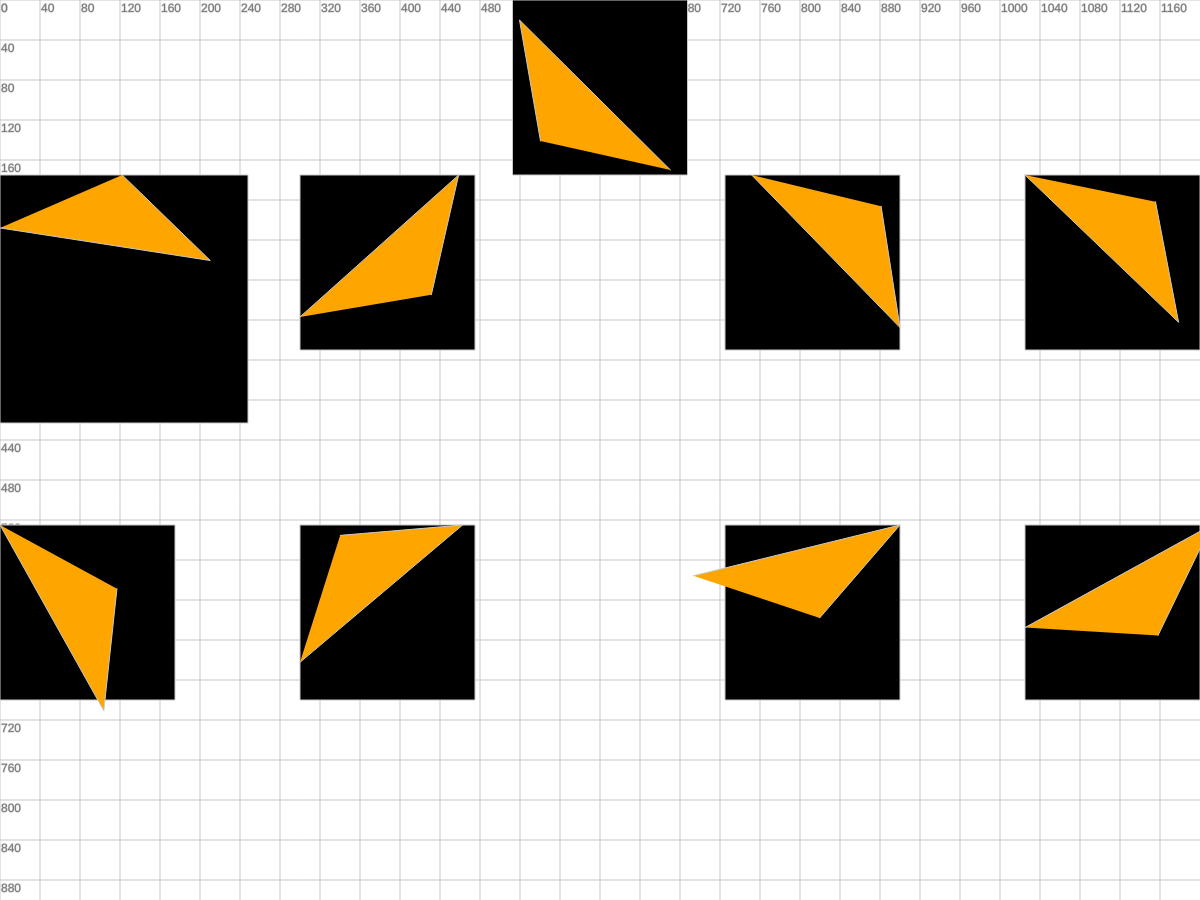
Frame 1 (no input)
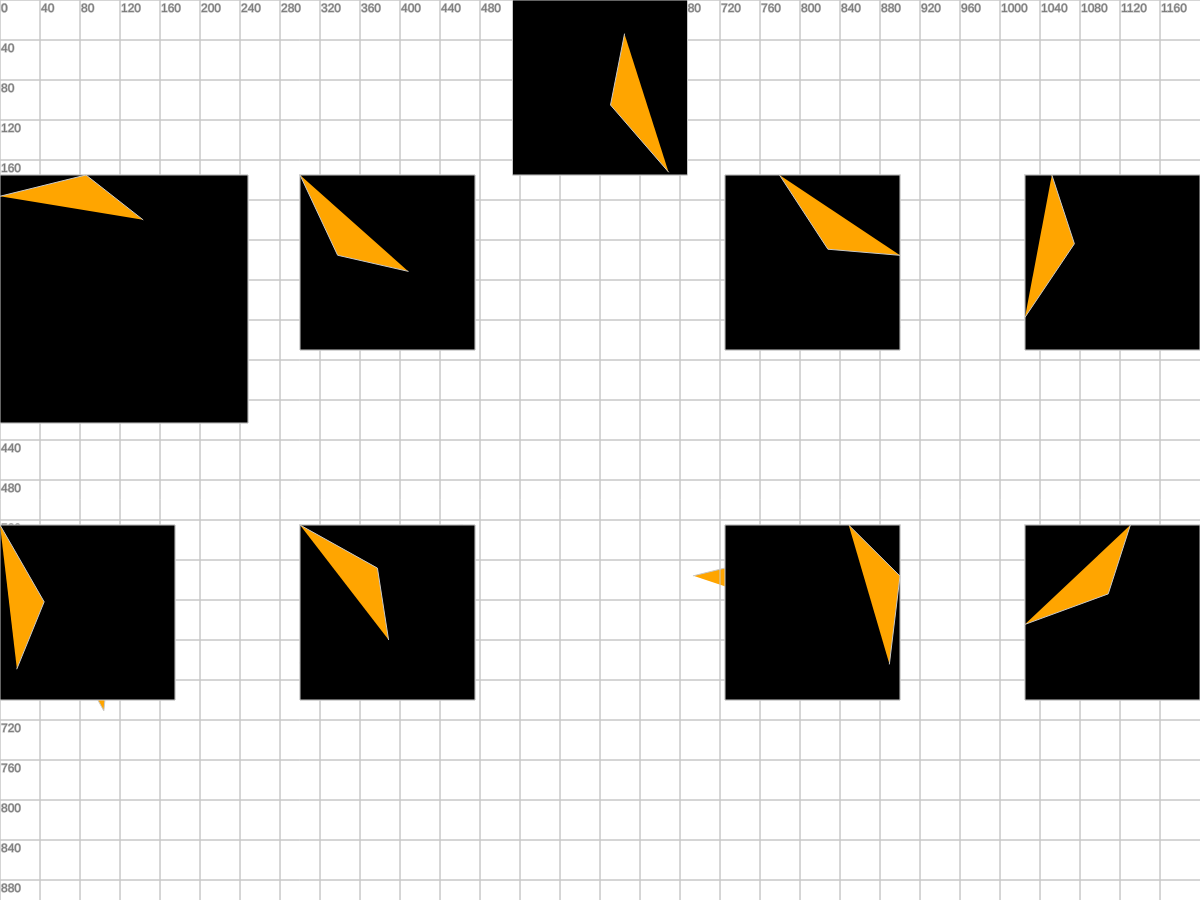
Frame 2 (the mouse pressed at the canvas centre, redrawn once)

The p5.js sketch that drew these frames (run headless with seeded random() and noise() and a simulated clock; the mouse was pressed at the canvas centre and the sketch redrawn once):

// p5.js sketch
// ── sketch.js
var canvas;
var wide_half = (window.innerWidth / 2) - 87.5; // Half screen width minus half 175 (range values for shape; chosen to center shape)
var wide_quarter = (window.innerWidth / 4); 

var wide = window.innerWidth;
var high = window.innerHeight;

function setup() {
  canvas = createCanvas(wide, high);
  canvas.position(0, 100);
}


/*
var randX1 = random(300, 600); // rand only works within p5.js functions
var randY1 = random(300, 600);
var randX2 = random(300, 600);
var randY2 = random(300, 600);
var randX3 = random(300, 600);
var randY3 = random(300, 600);
var randX4 = random(300, 600);
var randY4 = random(300, 600);*/

function calc_coords(min, max) {
  min = Math.ceil(min);
  max = Math.floor(max);
  return Math.floor(Math.random() * (max - min + 1)) + min;
}

function num_coords() {
  var coords = calc_vertices(0, 175);
  return coords;
}

// Random X coordinates...

function X1() {
  var randX1 = num_coords();
  return randX1;
} 
function X2() {
  var randX2 = num_coords();
  return randX2;
} 
function X3() {
  var randX3 = num_coords();
  return randX3;
}
function X4() {
  var randX4 = num_coords();
  return randX4;
}
function X5() {
  var randX5 = num_coords();
  return randX5;
}
function X6() {
  var randX6 = num_coords();
  return randX6;
}
function X7() {
  var randX7 = num_coords();
  return randX7;
}
function X8() {
  var randX8 = num_coords();
  return randX8;
}

// Random Y coordinates...

function Y1() {
  var randY1 = num_coords();
  return randY1;
}
function Y2() {
  var randY2 = num_coords();
  return randY2;
}
function Y3() {
  var randY3 = num_coords();
  return randY3;
}
function Y4() {
  var randY4 = num_coords();
  return randY4;
}
function Y5() {
  var randY5 = num_coords();
  return randY5;
}
function Y6() {
  var randY6 = num_coords();
  return randY6;
}
function Y7() {
  var randY7 = num_coords();
  return randY7;
}
function Y8() {
  var randY8 = num_coords();
  return randY8;
}

function calc_vertices(min, max) {
  min = Math.ceil(min);
  max = Math.floor(max);
  return Math.floor(Math.random() * (max - min + 1)) + min;
}

function num_vertices() {
  var vertices = calc_vertices(3, 8);
  return vertices;
}

// Instructions for drawn shapes...

function drawGrid() {
  stroke(200);
  fill(120);
  for (var x = -width; x < width; x += 40) {
    line(x, -height, x, height);
    text(x, x + 1, 12);
  }
  for (var y = -height; y < height; y += 40) {
    line(-width, y, width, y);
    text(y, 1, y + 12);
  }
}


function draw() {
  noLoop();
  drawGrid();

  // Original Shape's Outline...
  // 175^2 + 175^2 = X, sqrt(X) = ~248
  beginShape();
  //background(5);
  vertex(wide_half, 0);
  vertex(wide_half, 175);
  vertex(wide_half + 175, 175);
  vertex(wide_half + 175, 0);
  vertex(wide_half, 0);
  fill('black');
  //vertex(randX4, randY4);
  endShape();

  // Eight Comparison Shape Outlines...

  // Shape #1
  beginShape();
  //background(5);
  vertex(0, 175);
  vertex(0, 175+248);
  vertex(248, 175+248);
  vertex(248, 175);
  vertex(0, 175);
  fill('black');
  //vertex(randX4, randY4);
  endShape();
  
  // Shape #2
  beginShape();
  //background(5);
  vertex(0, 525);
  vertex(0, 700);
  vertex(175, 700);
  vertex(175, 525);
  vertex(0, 525);
  fill('black');
  //vertex(randX4, randY4);
  endShape();

  // Shape #3
  beginShape();
  //background(5);
  vertex(0 + wide_quarter, 175);
  vertex(0 + wide_quarter, 350);
  vertex(175 + wide_quarter, 350);
  vertex(175 + wide_quarter, 175);
  vertex(0 + wide_quarter, 175);


  fill('black');
  //vertex(randX4, randY4);
  endShape();

  // Shape #4
  beginShape();
  //background(5);
  vertex(0 + wide_quarter, 525);
  vertex(0 + wide_quarter, 700);
  vertex(175 + wide_quarter, 700);
  vertex(175 + wide_quarter, 525);
  vertex(0 + wide_quarter, 525);
  fill('black');
  //vertex(randX4, randY4);
  endShape();

  // Shape #5
  beginShape();
  //background(5);
  vertex(wide - wide_quarter, 175);
  vertex(wide - wide_quarter, 350);
  vertex(wide - wide_quarter - 175, 350);
  vertex(wide - wide_quarter - 175, 175);
  vertex(wide - wide_quarter, 175);
  fill('black');
  //vertex(randX4, randY4);
  endShape();

  // Shape #6
  beginShape();
  //background(5);
  vertex(wide - wide_quarter, 525);
  vertex(wide - wide_quarter, 700);
  vertex(wide - wide_quarter - 175, 700);
  vertex(wide - wide_quarter - 175, 525);
  vertex(wide - wide_quarter, 525);
  fill('black');
  //vertex(randX4, randY4);
  endShape();

  // Shape #7
  beginShape();
  //background(5);
  vertex(0 + (wide - 175), 175);
  vertex(0 + (wide - 175), 350);
  vertex(175 + (wide - 175), 350);
  vertex(175 + (wide - 175), 175);
  vertex(0 + (wide - 175), 175);
  fill('black');
  //vertex(randX4, randY4);
  endShape();

  // Shape #8
  beginShape();
  //background(5);
  vertex(0 + (wide - 175), 525);
  vertex(0 + (wide - 175), 700);
  vertex(175 + (wide - 175), 700);
  vertex(175 + (wide - 175), 525);
  vertex(0 + (wide - 175), 525);
  fill('black');
  //vertex(randX4, randY4);
  endShape();;

  //var vertices = num_vertices();
  var vertices = 3;
  if (vertices == 3) {
    var randX1 = X1();
    var randY1 = Y1();
    var randX2 = X2();
    var randY2 = Y2();
    var randX3 = X3();
    var randY3 = Y3();
    /*
    var randX4 = random(300, 600);
    var randY4 = random(300, 600);*/
    beginShape();
    //background(5);
    vertex(randX1 + wide_half, randY1);
    vertex(randX2 + wide_half, randY2);
    vertex(randX3 + wide_half, randY3);
    //vertex(randX4, randY4);
    fill('orange');
    endShape();
    
    // (If a 3 vertice shape is randomly selected)
    // The shape is duplicated 8 times, plus rotation or reflection effects (randomly selected)...
    for (let num = 0; num < 8; num++) {
      if (num == 0) {


        let test = calc_coords(1, 359);
        console.log("test is:", test);
        //for (let test = 0; test < 361; test++) {
        beginShape();
        var degree = radians(test);
        var X1_new = (randX1 * cos(degree)) - ((randY1) * sin(degree));
        var X2_new = (randX2 * cos(degree)) - ((randY2) * sin(degree));
        var X3_new = (randX3 * cos(degree)) - ((randY3) * sin(degree));

        var Y1_new = (randX1 * sin(degree)) + ((randY1) * cos(degree));
        var Y2_new = (randX2 * sin(degree)) + ((randY2) * cos(degree));
        var Y3_new = (randX3 * sin(degree)) + ((randY3) * cos(degree));

        var reflect = calc_coords(0, 1); // Random variable used to determine if shape will be reflected or not

        if (reflect == 1) { // Reflect shape if reflect value == 1
          X1_new *= -1;
          X2_new *= -1;
          X3_new *= -1;
        } else { // Do not reflect shape if reflect value == 0
          // 
        }
        console.log("reflect is: ", reflect);

        const arr_new_X = [X1_new, X2_new, X3_new];
        const arr_new_Y = [Y1_new, Y2_new, Y3_new];


        /*
        var X1_abs = abs(0 - X1_new); // Takes absolute value of distance from zero.
        var X2_abs = abs(0 - X2_new);
        var X3_abs = abs(0 - X3_new);

        console.log("X1_new: ", X1_new, " X1_abs: ", X1_abs);
        console.log("X1_new: ", X2_new, " X1_abs: ", X2_abs);
        console.log("X1_new: ", X3_new, " X1_abs: ", X3_abs);
        
        */
        console.log("X1_new: ", X1_new);
        console.log("X2_new: ", X2_new);
        console.log("X3_new: ", X3_new);

        console.log("Y1_new: ", Y1_new);
        console.log("Y2_new: ", Y2_new);
        console.log("Y3_new: ", Y3_new);

        //const arr_abs = [X1_abs, X2_abs, X3_abs];
        //const min = Math.min(...arr_abs);
        const min_X = Math.min(...arr_new_X);
        const min_Y = Math.min(...arr_new_Y);

        var vertice_add_X; // Number to add to vertices to match origin's x value. 
        var vertice_add_Y; // Number to add to vertices to match origin's y value. 

        // added line:
        vertice_add_X = min_X;
        vertice_add_Y = min_Y;

        /*
        for (let i = 0; i < arr_new.length; i++) {
          if ((arr_abs[i]) == min) {
            if (arr_new[i] < 0) {
              vertice_add = min * -1;
            } else if (arr_new[i] > 0) {
              vertice_add = min * 1;
            } else if (arr_new[i] == 0) {
              vertice_add = min * 0;
            } break; // Exit for loop. 
          }
        } */

        console.log("vertice_add_X: ", vertice_add_X);
        console.log("vertice_add_Y: ", vertice_add_Y);

        /*
        X1_new = abs(X1_new - vertice_add);
        X2_new = abs(X2_new - vertice_add);
        X3_new = abs(X3_new - vertice_add);
        */

        X1_new = (X1_new - vertice_add_X);
        X2_new = (X2_new - vertice_add_X);
        X3_new = (X3_new - vertice_add_X);

        Y1_new = (Y1_new - vertice_add_Y);
        Y2_new = (Y2_new - vertice_add_Y);
        Y3_new = (Y3_new - vertice_add_Y);

        vertex(X1_new, Y1_new + 175); console.log(X1_new); console.log(Y1_new);
        vertex(X2_new, Y2_new + 175); console.log(X2_new); console.log(Y2_new);
        vertex(X3_new, Y3_new + 175); console.log(X3_new); console.log(Y3_new);
        // Makes vertices at origin, then pushes Y values to center of box. 
        endShape();

        console.log("Y values: ", Y1_new, Y2_new, Y3_new);
/*
        


/*
        vertex(randX1, randY1 + 175);
        vertex(randX2, randY2 + 175);
        vertex(randX3, randY3 + 175);
        endShape();
        
  */
      } else if (num == 1) { // Shape number 1
        /*
        beginShape();
        vertex(randX1, randY1 + 525);
        vertex(randX2, randY2 + 525);
        vertex(randX3, randY3 + 525);
        endShape();
        */
        //x * sin(degree) + y * cos(degree)
        
      
        let test = calc_coords(1, 359);
        console.log("test is:", test);
        //for (let test = 0; test < 361; test++) {
        beginShape();
        var degree = radians(test);
        var X1_new = (randX1 * cos(degree)) - ((randY1) * sin(degree));
        var X2_new = (randX2 * cos(degree)) - ((randY2) * sin(degree));
        var X3_new = (randX3 * cos(degree)) - ((randY3) * sin(degree));

        var Y1_new = (randX1 * sin(degree)) + ((randY1) * cos(degree));
        var Y2_new = (randX2 * sin(degree)) + ((randY2) * cos(degree));
        var Y3_new = (randX3 * sin(degree)) + ((randY3) * cos(degree));

        var reflect = calc_coords(0, 1); // Random variable used to determine if shape will be reflected or not

        if (reflect == 1) { // Reflect shape if reflect value == 1
          X1_new *= -1;
          X2_new *= -1;
          X3_new *= -1;
        } else { // Do not reflect shape if reflect value == 0
          // 
        }
        console.log("reflect is: ", reflect);

        const arr_new_X = [X1_new, X2_new, X3_new];
        const arr_new_Y = [Y1_new, Y2_new, Y3_new];
        

        /*
        var X1_abs = abs(0 - X1_new); // Takes absolute value of distance from zero.
        var X2_abs = abs(0 - X2_new);
        var X3_abs = abs(0 - X3_new);

        console.log("X1_new: ", X1_new, " X1_abs: ", X1_abs);
        console.log("X1_new: ", X2_new, " X1_abs: ", X2_abs);
        console.log("X1_new: ", X3_new, " X1_abs: ", X3_abs);
        
        */
       console.log("X1_new: ", X1_new);
       console.log("X2_new: ", X2_new);
       console.log("X3_new: ", X3_new);
        
       console.log("Y1_new: ", Y1_new);
       console.log("Y2_new: ", Y2_new);
       console.log("Y3_new: ", Y3_new);
        
        //const arr_abs = [X1_abs, X2_abs, X3_abs];
        //const min = Math.min(...arr_abs);
        const min_X = Math.min(...arr_new_X);
        const min_Y = Math.min(...arr_new_Y);

        var vertice_add_X; // Number to add to vertices to match origin's x value. 
        var vertice_add_Y; // Number to add to vertices to match origin's y value. 

        // added line:
        vertice_add_X = min_X;
        vertice_add_Y = min_Y;

        /*
        for (let i = 0; i < arr_new.length; i++) {
          if ((arr_abs[i]) == min) {
            if (arr_new[i] < 0) {
              vertice_add = min * -1;
            } else if (arr_new[i] > 0) {
              vertice_add = min * 1;
            } else if (arr_new[i] == 0) {
              vertice_add = min * 0;
            } break; // Exit for loop. 
          }
        } */

        console.log("vertice_add_X: ", vertice_add_X);
        console.log("vertice_add_Y: ", vertice_add_Y);

        /*
        X1_new = abs(X1_new - vertice_add);
        X2_new = abs(X2_new - vertice_add);
        X3_new = abs(X3_new - vertice_add);
        */

       X1_new = (X1_new - vertice_add_X);
       X2_new = (X2_new - vertice_add_X);
       X3_new = (X3_new - vertice_add_X);

       Y1_new = (Y1_new - vertice_add_Y);
       Y2_new = (Y2_new - vertice_add_Y);
       Y3_new = (Y3_new - vertice_add_Y);
       
        vertex(X1_new , Y1_new + 525); console.log(X1_new); console.log(Y1_new);
        vertex(X2_new , Y2_new + 525); console.log(X2_new); console.log(Y2_new);
        vertex(X3_new , Y3_new + 525); console.log(X3_new); console.log(Y3_new);
        // Makes vertices at origin, then pushes Y values to center of box. 
        endShape();

        console.log("Y values: ", Y1_new, Y2_new, Y3_new);
/*


        vertex((randX1 * cos(degree)) - ((randY1 + 525) * sin(degree)), (randX1 * sin(degree)) + ((randY1 + 525) * cos(degree)));
        vertex((randX2 * cos(degree)) - ((randY2 + 525) * sin(degree)), (randX2 * sin(degree)) + ((randY2 + 525) * cos(degree)));
        vertex((randX3 * cos(degree)) - ((randY3 + 525) * sin(degree)), (randX3 * sin(degree)) + ((randY3 + 525) * cos(degree)));
        endShape();
*/
        //}

      } else if (num == 2) {


        let test = calc_coords(1, 359);
        console.log("test is:", test);
        //for (let test = 0; test < 361; test++) {
        beginShape();
        var degree = radians(test);
        var X1_new = (randX1 * cos(degree)) - ((randY1) * sin(degree));
        var X2_new = (randX2 * cos(degree)) - ((randY2) * sin(degree));
        var X3_new = (randX3 * cos(degree)) - ((randY3) * sin(degree));

        var Y1_new = (randX1 * sin(degree)) + ((randY1) * cos(degree));
        var Y2_new = (randX2 * sin(degree)) + ((randY2) * cos(degree));
        var Y3_new = (randX3 * sin(degree)) + ((randY3) * cos(degree));

        var reflect = calc_coords(0, 1); // Random variable used to determine if shape will be reflected or not

        if (reflect == 1) { // Reflect shape if reflect value == 1
          X1_new *= -1;
          X2_new *= -1;
          X3_new *= -1;
        } else { // Do not reflect shape if reflect value == 0
          // 
        }
        console.log("reflect is: ", reflect);

        const arr_new_X = [X1_new, X2_new, X3_new];
        const arr_new_Y = [Y1_new, Y2_new, Y3_new];

        console.log("X1_new: ", X1_new);
        console.log("X2_new: ", X2_new);
        console.log("X3_new: ", X3_new);

        console.log("Y1_new: ", Y1_new);
        console.log("Y2_new: ", Y2_new);
        console.log("Y3_new: ", Y3_new);

        //const arr_abs = [X1_abs, X2_abs, X3_abs];
        //const min = Math.min(...arr_abs);
        const min_X = Math.min(...arr_new_X);
        const min_Y = Math.min(...arr_new_Y);

        var vertice_add_X; // Number to add to vertices to match origin's x value. 
        var vertice_add_Y; // Number to add to vertices to match origin's y value. 

        // added line:
        vertice_add_X = min_X;
        vertice_add_Y = min_Y;



        console.log("vertice_add_X: ", vertice_add_X);
        console.log("vertice_add_Y: ", vertice_add_Y);

        X1_new = (X1_new - vertice_add_X);
        X2_new = (X2_new - vertice_add_X);
        X3_new = (X3_new - vertice_add_X);

        Y1_new = (Y1_new - vertice_add_Y);
        Y2_new = (Y2_new - vertice_add_Y);
        Y3_new = (Y3_new - vertice_add_Y);

        vertex(X1_new + wide_quarter, Y1_new + 175); console.log(X1_new); console.log(Y1_new);
        vertex(X2_new + wide_quarter, Y2_new + 175); console.log(X2_new); console.log(Y2_new);
        vertex(X3_new + wide_quarter, Y3_new + 175); console.log(X3_new); console.log(Y3_new);
        // Makes vertices at origin, then pushes Y values to center of box. 
        endShape();

        console.log("Y values: ", Y1_new, Y2_new, Y3_new);

  
      } else if (num == 3) {

        let test = calc_coords(1, 359);
        console.log("test is:", test);
        //for (let test = 0; test < 361; test++) {
        beginShape();
        var degree = radians(test);
        var X1_new = (randX1 * cos(degree)) - ((randY1) * sin(degree));
        var X2_new = (randX2 * cos(degree)) - ((randY2) * sin(degree));
        var X3_new = (randX3 * cos(degree)) - ((randY3) * sin(degree));

        var Y1_new = (randX1 * sin(degree)) + ((randY1) * cos(degree));
        var Y2_new = (randX2 * sin(degree)) + ((randY2) * cos(degree));
        var Y3_new = (randX3 * sin(degree)) + ((randY3) * cos(degree));

        var reflect = calc_coords(0, 1); // Random variable used to determine if shape will be reflected or not

        if (reflect == 1) { // Reflect shape if reflect value == 1
          X1_new *= -1;
          X2_new *= -1;
          X3_new *= -1;
        } else { // Do not reflect shape if reflect value == 0
          // 
        }
        console.log("reflect is: ", reflect);

        const arr_new_X = [X1_new, X2_new, X3_new];
        const arr_new_Y = [Y1_new, Y2_new, Y3_new];

        console.log("X1_new: ", X1_new);
        console.log("X2_new: ", X2_new);
        console.log("X3_new: ", X3_new);

        console.log("Y1_new: ", Y1_new);
        console.log("Y2_new: ", Y2_new);
        console.log("Y3_new: ", Y3_new);

        //const arr_abs = [X1_abs, X2_abs, X3_abs];
        //const min = Math.min(...arr_abs);
        const min_X = Math.min(...arr_new_X);
        const min_Y = Math.min(...arr_new_Y);

        var vertice_add_X; // Number to add to vertices to match origin's x value. 
        var vertice_add_Y; // Number to add to vertices to match origin's y value. 

        // added line:
        vertice_add_X = min_X;
        vertice_add_Y = min_Y;

      

        console.log("vertice_add_X: ", vertice_add_X);
        console.log("vertice_add_Y: ", vertice_add_Y);

        X1_new = (X1_new - vertice_add_X);
        X2_new = (X2_new - vertice_add_X);
        X3_new = (X3_new - vertice_add_X);

        Y1_new = (Y1_new - vertice_add_Y);
        Y2_new = (Y2_new - vertice_add_Y);
        Y3_new = (Y3_new - vertice_add_Y);

        vertex(X1_new + wide_quarter, Y1_new + 525); console.log(X1_new); console.log(Y1_new);
        vertex(X2_new + wide_quarter, Y2_new + 525); console.log(X2_new); console.log(Y2_new);
        vertex(X3_new + wide_quarter, Y3_new + 525); console.log(X3_new); console.log(Y3_new);
        // Makes vertices at origin, then pushes Y values to center of box. 
        endShape();

        console.log("Y values: ", Y1_new, Y2_new, Y3_new);

      } 
      else if (num == 4) {

        let test = calc_coords(1, 359);
        console.log("test is:", test);
        //for (let test = 0; test < 361; test++) {
        beginShape();
        var degree = radians(test);
        var X1_new = (randX1 * cos(degree)) - ((randY1) * sin(degree));
        var X2_new = (randX2 * cos(degree)) - ((randY2) * sin(degree));
        var X3_new = (randX3 * cos(degree)) - ((randY3) * sin(degree));

        var Y1_new = (randX1 * sin(degree)) + ((randY1) * cos(degree));
        var Y2_new = (randX2 * sin(degree)) + ((randY2) * cos(degree));
        var Y3_new = (randX3 * sin(degree)) + ((randY3) * cos(degree));

        var reflect = calc_coords(0, 1); // Random variable used to determine if shape will be reflected or not

        if (reflect == 1) { // Reflect shape if reflect value == 1
          X1_new *= -1;
          X2_new *= -1;
          X3_new *= -1;
        } else { // Do not reflect shape if reflect value == 0
          // 
        }
        console.log("reflect is: ", reflect);

        const arr_new_X = [X1_new, X2_new, X3_new];
        const arr_new_Y = [Y1_new, Y2_new, Y3_new];

        console.log("X1_new: ", X1_new);
        console.log("X2_new: ", X2_new);
        console.log("X3_new: ", X3_new);

        console.log("Y1_new: ", Y1_new);
        console.log("Y2_new: ", Y2_new);
        console.log("Y3_new: ", Y3_new);

        const min_X = Math.min(...arr_new_X);
        const min_Y = Math.min(...arr_new_Y);

        var vertice_add_X; // Number to add to vertices to match origin's x value. 
        var vertice_add_Y; // Number to add to vertices to match origin's y value. 

        // added line:
        vertice_add_X = min_X;
        vertice_add_Y = min_Y;

        console.log("vertice_add_X: ", vertice_add_X);
        console.log("vertice_add_Y: ", vertice_add_Y);

        X1_new = (X1_new - vertice_add_X);
        X2_new = (X2_new - vertice_add_X);
        X3_new = (X3_new - vertice_add_X);

        Y1_new = (Y1_new - vertice_add_Y);
        Y2_new = (Y2_new - vertice_add_Y);
        Y3_new = (Y3_new - vertice_add_Y);
        vertex((wide - 175) + X1_new, Y1_new + 175);
        vertex((wide - 175) + X2_new, Y2_new + 175);
        vertex((wide - 175) + X3_new, Y3_new + 175);
        endShape();
      } else if (num == 5) {

        let test = calc_coords(1, 359);
        console.log("test is:", test);
        //for (let test = 0; test < 361; test++) {
        beginShape();
        var degree = radians(test);
        var X1_new = (randX1 * cos(degree)) - ((randY1) * sin(degree));
        var X2_new = (randX2 * cos(degree)) - ((randY2) * sin(degree));
        var X3_new = (randX3 * cos(degree)) - ((randY3) * sin(degree));

        var Y1_new = (randX1 * sin(degree)) + ((randY1) * cos(degree));
        var Y2_new = (randX2 * sin(degree)) + ((randY2) * cos(degree));
        var Y3_new = (randX3 * sin(degree)) + ((randY3) * cos(degree));

        var reflect = calc_coords(0, 1); // Random variable used to determine if shape will be reflected or not

        if (reflect == 1) { // Reflect shape if reflect value == 1
          X1_new *= -1;
          X2_new *= -1;
          X3_new *= -1;
        } else { // Do not reflect shape if reflect value == 0
          // 
        }
        console.log("reflect is: ", reflect);

        const arr_new_X = [X1_new, X2_new, X3_new];
        const arr_new_Y = [Y1_new, Y2_new, Y3_new];

        console.log("X1_new: ", X1_new);
        console.log("X2_new: ", X2_new);
        console.log("X3_new: ", X3_new);

        console.log("Y1_new: ", Y1_new);
        console.log("Y2_new: ", Y2_new);
        console.log("Y3_new: ", Y3_new);

        const min_X = Math.min(...arr_new_X);
        const min_Y = Math.min(...arr_new_Y);

        var vertice_add_X; // Number to add to vertices to match origin's x value. 
        var vertice_add_Y; // Number to add to vertices to match origin's y value. 

        // added line:
        vertice_add_X = min_X;
        vertice_add_Y = min_Y;

        console.log("vertice_add_X: ", vertice_add_X);
        console.log("vertice_add_Y: ", vertice_add_Y);

        X1_new = (X1_new - vertice_add_X);
        X2_new = (X2_new - vertice_add_X);
        X3_new = (X3_new - vertice_add_X);

        Y1_new = (Y1_new - vertice_add_Y);
        Y2_new = (Y2_new - vertice_add_Y);
        Y3_new = (Y3_new - vertice_add_Y);
        vertex((wide - 175) + X1_new, Y1_new + 525);
        vertex((wide - 175) + X2_new, Y2_new + 525);
        vertex((wide - 175) + X3_new, Y3_new + 525);
        endShape();
      }
      else if (num == 6) {

        let test = calc_coords(1, 359);
        console.log("test is:", test);
        //for (let test = 0; test < 361; test++) {
        beginShape();
        var degree = radians(test);
        var X1_new = (randX1 * cos(degree)) - ((randY1) * sin(degree));
        var X2_new = (randX2 * cos(degree)) - ((randY2) * sin(degree));
        var X3_new = (randX3 * cos(degree)) - ((randY3) * sin(degree));

        var Y1_new = (randX1 * sin(degree)) + ((randY1) * cos(degree));
        var Y2_new = (randX2 * sin(degree)) + ((randY2) * cos(degree));
        var Y3_new = (randX3 * sin(degree)) + ((randY3) * cos(degree));

        var reflect = calc_coords(0, 1); // Random variable used to determine if shape will be reflected or not

        if (reflect == 1) { // Reflect shape if reflect value == 1
          X1_new *= -1;
          X2_new *= -1;
          X3_new *= -1;
        } else { // Do not reflect shape if reflect value == 0
          // 
        }
        console.log("reflect is: ", reflect);

        const arr_new_X = [X1_new, X2_new, X3_new];
        const arr_new_Y = [Y1_new, Y2_new, Y3_new];

        console.log("X1_new: ", X1_new);
        console.log("X2_new: ", X2_new);
        console.log("X3_new: ", X3_new);

        console.log("Y1_new: ", Y1_new);
        console.log("Y2_new: ", Y2_new);
        console.log("Y3_new: ", Y3_new);

        const min_X = Math.min(...arr_new_X);
        const min_Y = Math.min(...arr_new_Y);

        var vertice_add_X; // Number to add to vertices to match origin's x value. 
        var vertice_add_Y; // Number to add to vertices to match origin's y value. 

        // added line:
        vertice_add_X = min_X;
        vertice_add_Y = min_Y;

        console.log("vertice_add_X: ", vertice_add_X);
        console.log("vertice_add_Y: ", vertice_add_Y);

        X1_new = (X1_new - vertice_add_X);
        X2_new = (X2_new - vertice_add_X);
        X3_new = (X3_new - vertice_add_X);

        Y1_new = (Y1_new - vertice_add_Y);
        Y2_new = (Y2_new - vertice_add_Y);
        Y3_new = (Y3_new - vertice_add_Y);
        vertex((wide - wide_quarter) - X1_new, Y1_new + 175);
        vertex((wide - wide_quarter) - X2_new, Y2_new + 175);
        vertex((wide - wide_quarter) - X3_new, Y3_new + 175);
        endShape();
      } else if (num == 7) {

        let test = calc_coords(1, 359);
        console.log("test is:", test);
        //for (let test = 0; test < 361; test++) {
        beginShape();
        var degree = radians(test);
        var X1_new = (randX1 * cos(degree)) - ((randY1) * sin(degree));
        var X2_new = (randX2 * cos(degree)) - ((randY2) * sin(degree));
        var X3_new = (randX3 * cos(degree)) - ((randY3) * sin(degree));

        var Y1_new = (randX1 * sin(degree)) + ((randY1) * cos(degree));
        var Y2_new = (randX2 * sin(degree)) + ((randY2) * cos(degree));
        var Y3_new = (randX3 * sin(degree)) + ((randY3) * cos(degree));

        var reflect = calc_coords(0, 1); // Random variable used to determine if shape will be reflected or not

        if (reflect == 1) { // Reflect shape if reflect value == 1
          X1_new *= -1;
          X2_new *= -1;
          X3_new *= -1;
        } else { // Do not reflect shape if reflect value == 0
          // 
        }
        console.log("reflect is: ", reflect);

        const arr_new_X = [X1_new, X2_new, X3_new];
        const arr_new_Y = [Y1_new, Y2_new, Y3_new];

        console.log("X1_new: ", X1_new);
        console.log("X2_new: ", X2_new);
        console.log("X3_new: ", X3_new);

        console.log("Y1_new: ", Y1_new);
        console.log("Y2_new: ", Y2_new);
        console.log("Y3_new: ", Y3_new);

        const min_X = Math.min(...arr_new_X);
        const min_Y = Math.min(...arr_new_Y);

        var vertice_add_X; // Number to add to vertices to match origin's x value. 
        var vertice_add_Y; // Number to add to vertices to match origin's y value. 

        // added line:
        vertice_add_X = min_X;
        vertice_add_Y = min_Y;

        console.log("vertice_add_X: ", vertice_add_X);
        console.log("vertice_add_Y: ", vertice_add_Y);

        X1_new = (X1_new - vertice_add_X);
        X2_new = (X2_new - vertice_add_X);
        X3_new = (X3_new - vertice_add_X);

        Y1_new = (Y1_new - vertice_add_Y);
        Y2_new = (Y2_new - vertice_add_Y);
        Y3_new = (Y3_new - vertice_add_Y);
        vertex((wide - wide_quarter) - X1_new, Y1_new + 525);
        vertex((wide - wide_quarter) - X2_new, Y2_new + 525);
        vertex((wide - wide_quarter) - X3_new, Y3_new + 525);
        endShape();
      } 
    }


  } else if (vertices == 4) {
      var randX1 = X1();
      var randY1 = Y1();
      var randX2 = X2();
      var randY2 = Y2();
      var randX3 = X3();
      var randY3 = Y3();
      var randX4 = X4();
      var randY4 = Y4();
      beginShape();
      //background(5);
      vertex(randX1 + wide_half, randY1);
      vertex(randX2 + wide_half, randY2);
      vertex(randX3 + wide_half, randY3);
      vertex(randX4 + wide_half, randY4);
      fill('orange');

      endShape();
  } else if (vertices == 5) {
      var randX1 = X1();
      var randY1 = Y1();
      var randX2 = X2();
      var randY2 = Y2();
      var randX3 = X3();
      var randY3 = Y3();
      var randX4 = X4();
      var randY4 = Y4();
      var randX5 = X5();
      var randY5 = Y5();
      beginShape();
     //background(5);
      vertex(randX1 + wide_half, randY1);
      vertex(randX2 + wide_half, randY2);
      vertex(randX2 + wide_half, randY2);
      vertex(randX3 + wide_half, randY3);
      vertex(randX4 + wide_half, randY4);
      vertex(randX5 + wide_half, randY5);
      fill('orange');

      endShape();
  } else if (vertices == 6) {
      var randX1 = X1();
      var randY1 = Y1();
      var randX2 = X2();
      var randY2 = Y2();
      var randX3 = X3();
      var randY3 = Y3();
      var randX4 = X4();
      var randY4 = Y4();
      var randX5 = X5();
      var randY5 = Y5();
      var randX6 = X6();
      var randY6 = Y6();
      beginShape();
      //background(5);
      vertex(randX1 + wide_half, randY1);
      vertex(randX2 + wide_half, randY2);
      vertex(randX3 + wide_half, randY3);
      vertex(randX4 + wide_half, randY4);
      vertex(randX5 + wide_half, randY5);
      vertex(randX6 + wide_half, randY6);
      fill('orange');

      endShape();
  } else if (vertices == 7) {
      var randX1 = X1();
      var randY1 = Y1();
      var randX2 = X2();
      var randY2 = Y2();
      var randX3 = X3();
      var randY3 = Y3();
      var randX4 = X4();
      var randY4 = Y4();
      var randX5 = X5();
      var randY5 = Y5();
      var randX6 = X6();
      var randY6 = Y6();
      var randX7 = X7();
      var randY7 = Y7();
      beginShape();
      //background(5);
      vertex(randX1 + wide_half, randY1);
      vertex(randX2 + wide_half, randY2);
      vertex(randX3 + wide_half, randY3);
      vertex(randX4 + wide_half, randY4);
      vertex(randX5 + wide_half, randY5);
      vertex(randX6 + wide_half, randY6);
      vertex(randX7 + wide_half, randY7);
      fill('orange');

      endShape();
  } else if (vertices == 8) {
      var randX1 = X1();
      var randY1 = Y1();
      var randX2 = X2();
      var randY2 = Y2();
      var randX3 = X3();
      var randY3 = Y3();
      var randX4 = X4();
      var randY4 = Y4();
      var randX5 = X5();
      var randY5 = Y5();
      var randX6 = X6();
      var randY6 = Y6();
      var randX7 = X7();
      var randY7 = Y7();
      var randX8 = X8();
      var randY8 = Y8();
      beginShape();
      //background(5);
      vertex(randX1 + wide_half, randY1);
      vertex(randX2 + wide_half, randY2);
      vertex(randX3 + wide_half, randY3);
      vertex(randX4 + wide_half, randY4);
      vertex(randX5 + wide_half, randY5);
      vertex(randX6 + wide_half, randY6);
      vertex(randX7 + wide_half, randY7);
      vertex(randX8 + wide_half, randY8);
      fill('orange');

      endShape();
  }
}

function draw_original() {
  draw();
}


var new_wide = window.innerWidth / 2;
